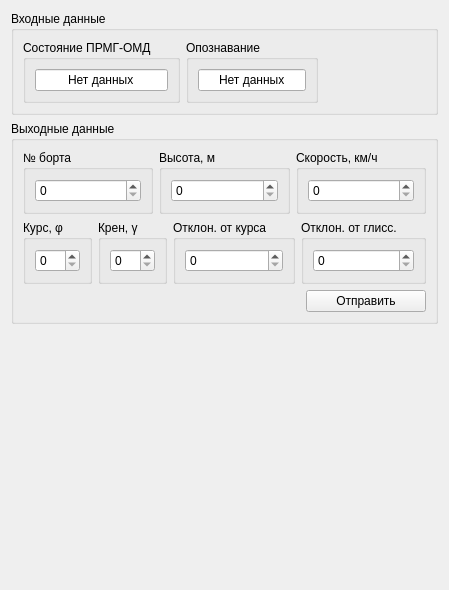
      <widget class="QWidget" name="tabAPD">
       <attribute name="title">
        <string>АПД</string>
       </attribute>
       <layout class="QGridLayout" name="gridLayout_20">
        <item row="0" column="0">
         <widget class="QGroupBox" name="groupBoxInputData">
          <property name="title">
           <string>Входные данные</string>
          </property>
          <layout class="QHBoxLayout" name="horizontalLayout_9">
           <item>
            <layout class="QHBoxLayout" name="horizontalLayout_8">
             <item>
              <widget class="QGroupBox" name="groupBoxStatusPRMG_OMD">
               <property name="title">
                <string>Состояние ПРМГ-ОМД</string>
               </property>
               <layout class="QVBoxLayout" name="verticalLayout_33">
                <item>
                 <widget class="QLineEdit" name="lineEditStatusPRMG_OMD">
                  <property name="text">
                   <string>Нет данных</string>
                  </property>
                  <property name="alignment">
                   <set>Qt::AlignCenter</set>
                  </property>
                  <property name="readOnly">
                   <bool>true</bool>
                  </property>
                  <property name="placeholderText">
                   <string/>
                  </property>
                 </widget>
                </item>
               </layout>
              </widget>
             </item>
             <item>
              <widget class="QGroupBox" name="groupBoxRecognitionPRMG_OMD">
               <property name="title">
                <string>Опознавание</string>
               </property>
               <layout class="QVBoxLayout" name="verticalLayout_34">
                <item>
                 <widget class="QLineEdit" name="lineEditRecognitionPRMG_OMD">
                  <property name="text">
                   <string>Нет данных</string>
                  </property>
                  <property name="alignment">
                   <set>Qt::AlignCenter</set>
                  </property>
                  <property name="readOnly">
                   <bool>true</bool>
                  </property>
                  <property name="placeholderText">
                   <string/>
                  </property>
                 </widget>
                </item>
               </layout>
              </widget>
             </item>
             <item>
              <spacer name="horizontalSpacer">
               <property name="orientation">
                <enum>Qt::Horizontal</enum>
               </property>
               <property name="sizeHint" stdset="0">
                <size>
                 <width>40</width>
                 <height>20</height>
                </size>
               </property>
              </spacer>
             </item>
            </layout>
           </item>
          </layout>
         </widget>
        </item>
        <item row="1" column="0">
         <widget class="QGroupBox" name="groupBoxOutputData">
          <property name="title">
           <string>Выходные данные</string>
          </property>
          <layout class="QGridLayout" name="gridLayout_19">
           <item row="2" column="1">
            <widget class="QPushButton" name="pushButtonSendData">
             <property name="minimumSize">
              <size>
               <width>120</width>
               <height>0</height>
              </size>
             </property>
             <property name="text">
              <string>Отправить</string>
             </property>
            </widget>
           </item>
           <item row="2" column="0">
            <spacer name="horizontalSpacer_6">
             <property name="orientation">
              <enum>Qt::Horizontal</enum>
             </property>
             <property name="sizeHint" stdset="0">
              <size>
               <width>40</width>
               <height>20</height>
              </size>
             </property>
            </spacer>
           </item>
           <item row="0" column="0" colspan="2">
            <layout class="QHBoxLayout" name="horizontalLayout_6">
             <item>
              <widget class="QGroupBox" name="groupBoxNumberBoard">
               <property name="title">
                <string>№ борта</string>
               </property>
               <layout class="QVBoxLayout" name="verticalLayout_26">
                <item>
                 <widget class="QSpinBox" name="spinBoxNumberOfBoard"/>
                </item>
               </layout>
              </widget>
             </item>
             <item>
              <widget class="QGroupBox" name="groupBoxFlyHeight">
               <property name="title">
                <string>Высота, м</string>
               </property>
               <layout class="QVBoxLayout" name="verticalLayout_27">
                <item>
                 <widget class="QSpinBox" name="spinBoxFlyHeight"/>
                </item>
               </layout>
              </widget>
             </item>
             <item>
              <widget class="QGroupBox" name="groupBoxFlySpeed">
               <property name="title">
                <string>Скорость, км/ч</string>
               </property>
               <layout class="QVBoxLayout" name="verticalLayout_28">
                <item>
                 <widget class="QSpinBox" name="spinBoxFlySpeed"/>
                </item>
               </layout>
              </widget>
             </item>
            </layout>
           </item>
           <item row="1" column="0" colspan="2">
            <layout class="QHBoxLayout" name="horizontalLayout_7">
             <item>
              <widget class="QGroupBox" name="groupBoxFlyCourse">
               <property name="title">
                <string>Курс, φ</string>
               </property>
               <layout class="QVBoxLayout" name="verticalLayout_29">
                <item>
                 <widget class="QSpinBox" name="spinBoxFlyCourse"/>
                </item>
               </layout>
              </widget>
             </item>
             <item>
              <widget class="QGroupBox" name="groupBox_FlyRoll">
               <property name="title">
                <string>Крен, γ</string>
               </property>
               <layout class="QVBoxLayout" name="verticalLayout_30">
                <item>
                 <widget class="QSpinBox" name="spinBoxFlyRoll"/>
                </item>
               </layout>
              </widget>
             </item>
             <item>
              <widget class="QGroupBox" name="groupBoxFlyDivCourse">
               <property name="title">
                <string>Отклон. от курса</string>
               </property>
               <layout class="QVBoxLayout" name="verticalLayout_31">
                <item>
                 <widget class="QSpinBox" name="spinBoxFlyDivCourse"/>
                </item>
               </layout>
              </widget>
             </item>
             <item>
              <widget class="QGroupBox" name="groupBoxFlyDivGlide">
               <property name="title">
                <string>Отклон. от глисс.</string>
               </property>
               <layout class="QVBoxLayout" name="verticalLayout_32">
                <item>
                 <widget class="QSpinBox" name="spinBoxFlyDivGlide"/>
                </item>
               </layout>
              </widget>
             </item>
            </layout>
           </item>
          </layout>
         </widget>
        </item>
        <item row="2" column="0">
         <spacer name="verticalSpacer_2">
          <property name="orientation">
           <enum>Qt::Vertical</enum>
          </property>
          <property name="sizeHint" stdset="0">
           <size>
            <width>20</width>
            <height>255</height>
           </size>
          </property>
         </spacer>
        </item>
       </layout>
      </widget>
